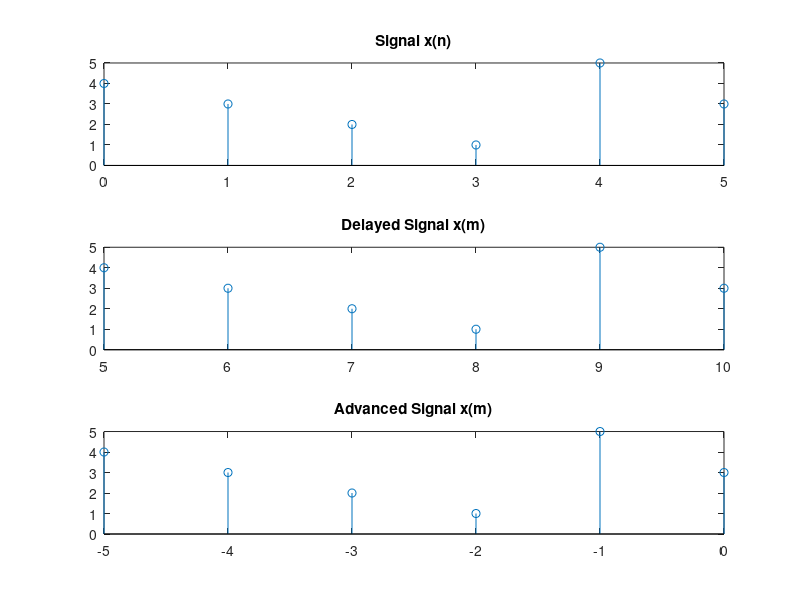

Write MATLAB code to recreate this figure.
%Shifting of Signals
clear
n1=input('Enter the delay time \n');
n2=input('Enter the time to be advanced \n');

n = 0:1:5;
x = [ 4 3 2 1 5 3];
subplot(3,1,1);
stem(n,x);
title('Signal x(n)');

%Delayed Signal
m = n+n1;
subplot (3,1,2);
stem(m,x);
title('Delayed Signal x(m)');

%Advanced Signal
m = n - n2;
subplot (3,1,3);
stem(m,x);
title('Advanced Signal x(m)');